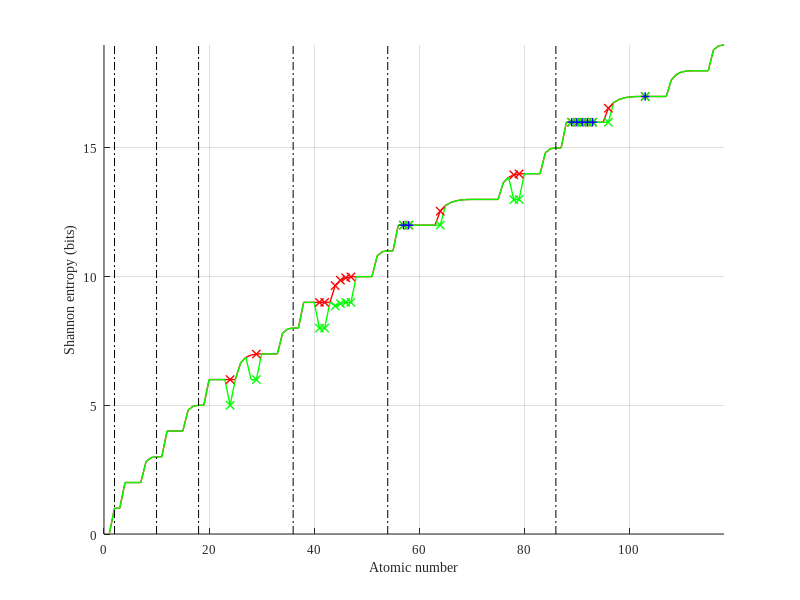

The MATLAB script that drew this image:
clear all

% Matlab script to calculate and draw chemical elements' entropy following Hund and Aufbau rule.
% Based on
% https://pubs.aip.org/aip/adv/article/13/10/105308/2915332/The-second-law-of-infodynamics-and-its
% https://www.researchgate.net/publication/374752685_Shannon_Entropy_of_Chemical_Elements

% (c) Szymon Lukaszyk
% licensed under MIT License
% email: szymon@patent.pl
% History
% v1: 16.10.2023 1st working version
% v2: 17.10.2023 code simplification
% v3: 18.10.2023 code simplification

s2 = log2(2);

p4 = 2*log2(2) - (3/4)*log2(3);
p5 = log2(5) - (3/5)*log2(3) - 2*log2(2)/5;

d6 = log2(6) - (5/6) *log2(5);
d7 = log2(7) - (5/7) *log2(5) - 2*log2(2)/7;
d8 = 3*log2(2) - (5/8) *log2(5) - 3*log2(3)/8;
d9 = log2(9) - (5/9) *log2(5) - 4*log2(4)/9;

f8 = 3*log2(2) - (7/8) *log2(7);
f9 = log2(9) - (7/9) *log2(7) - 2*log2(2)/9;
f10= log2(2)+log2(5)- (7/10)*log2(7) - 3*log2(3)/10;
f11= log2(11)- (7/11)*log2(7) - 4*log2(4)/11;
f12= log2(12)- (7/12)*log2(7) - 5*log2(5)/12;
f13= log2(13)- (7/13)*log2(7) - 6*log2(6)/13;

EL={
%Z,	'conf_act'		'conf_auf';
1,	0,				0,	        'none';
2,	s2,			    s2,	    '1st break';
3,	s2,	  		    s2,	    'none';
4,	2*s2,		    2*s2,	    'none';
5,	2*s2,			2*s2,	    'none';
6,	2*s2,			2*s2,	    'none';
7,	2*s2,			2*s2,	    'none';
8,	2*s2+p4,		2*s2+p4,	'none';
9,	2*s2+p5,		2*s2+p5,	'none';
10,	3*s2,			3*s2,	    '2nd break';
11,	3*s2,			3*s2,	    'none';
12,	4*s2,			4*s2,	    'none';
13,	4*s2,			4*s2,	    'none';
14,	4*s2,			4*s2,	    'none';
15,	4*s2,			4*s2,	    'none';
16,	4*s2+p4,		4*s2+p4,	'none';
17,	4*s2+p5,		4*s2+p5,	'none';
18,	5*s2,			5*s2,	    '3rd break';
19,	5*s2,			5*s2,	    'none';
20,	6*s2,			6*s2,	    'none';
21,	6*s2,			6*s2,	    'none';
22,	6*s2,			6*s2,	    'none';
23,	6*s2,			6*s2,	    'none';
24,	5*s2,			6*s2,	    'exc';
25,	6*s2,			6*s2,	    'none';
26,	6*s2+d6,		6*s2+d6,	'none';
27,	6*s2+d7,		6*s2+d7,	'none';
28,	5*s2+d9,		6*s2+d8,	'exc disp';
29,	6*s2,			6*s2+d9,	'exc';
30,	7*s2,			7*s2,	    'none';
31,	7*s2,			7*s2,	    'none';
32,	7*s2,			7*s2,	    'none';
33,	7*s2,			7*s2,	    'none';
34,	7*s2+p4,		7*s2+p4,	'none';
35,	7*s2+p5,		7*s2+p5,	'none';
36,	8*s2,			8*s2,	    '4th break';
37,	8*s2,			8*s2,	    'none';
38,	9*s2,			9*s2,	    'none';
39,	9*s2,			9*s2,	    'none';
40,	9*s2,			9*s2,	    'none';
41,	8*s2,			9*s2,	    'exc';
42,	8*s2,			9*s2,	    'exc';
43,	9*s2,			9*s2,	    'none';
44,	8*s2+d7,		9*s2+d6,	'exc';
45,	8*s2+d8,		9*s2+d7,	'exc';
46,	9*s2,			9*s2+d8,	'exc';
47,	9*s2,			9*s2+d9,	'exc';
48,	10*s2,			10*s2,	    'none';
49,	10*s2,			10*s2,	    'none';
50,	10*s2,			10*s2,	    'none';
51,	10*s2,			10*s2,	    'none';
52,	10*s2+p4,		10*s2+p4,	'none';
53,	10*s2+p5,		10*s2+p5,	'none';
54,	11*s2,			11*s2,	    '5th break';
55,	11*s2,			11*s2,	    'none';
56,	12*s2,			12*s2,	    'none';
57,	12*s2,			12*s2,	    'exc';
58,	12*s2,			12*s2,	    'exc';
59,	12*s2,			12*s2,	    'none';
60,	12*s2,			12*s2,	    'none';
61,	12*s2,			12*s2,	    'none';
62,	12*s2,			12*s2,	    'none';
63,	12*s2,			12*s2,	    'none';
64,	12*s2,			12*s2+f8,	'exc';
65,	12*s2+f9,		12*s2+f9,	'none';
66,	12*s2+f10,		12*s2+f10,	'none';
67,	12*s2+f11,		12*s2+f11,	'none';
68,	12*s2+f12,		12*s2+f12,	'none';
69,	12*s2+f13,		12*s2+f13,	'none';
70,	13*s2,			13*s2,	    'none';
71,	13*s2,			13*s2,	    'none';
72,	13*s2,			13*s2,	    'none';
73,	13*s2,			13*s2,	    'none';
74,	13*s2,			13*s2,	    'none';
75,	13*s2,			13*s2,	    'none';
76,	13*s2+d6,		13*s2+d6,	'none';
77,	13*s2+d7,		13*s2+d7,	'none';
78,	12*s2+d9,		13*s2+d8,	'exc';
79,	13*s2,			13*s2+d9,	'exc';
80,	14*s2,			14*s2,	    'none';
81,	14*s2,			14*s2,	    'none';
82,	14*s2,			14*s2,	    'none';
83,	14*s2,			14*s2,	    'none';
84,	14*s2+p4,		14*s2+p4,	'none';
85,	14*s2+p5,		14*s2+p5,	'none';
86,	15*s2,			15*s2,	    '6th break';
87,	15*s2,			15*s2,	    'none';
88,	16*s2,			16*s2,	    'none';
89,	16*s2,			16*s2,	    'exc';
90,	16*s2,			16*s2,	    'exc';
91,	16*s2,			16*s2,	    'exc';
92,	16*s2,			16*s2,	    'exc';
93,	16*s2,			16*s2,	    'exc';
94,	16*s2,			16*s2,	    'none';
95,	16*s2,			16*s2,	    'none';
96,	16*s2,			16*s2+f8,	'exc';
97,	16*s2+f9,		16*s2+f9,	'none';
98,	16*s2+f10,		16*s2+f10,	'none';
99,	16*s2+f11,		16*s2+f11,	'none';
100,16*s2+f12,		16*s2+f12,	'none';
101,16*s2+f13,		16*s2+f13,	'none';
102,17*s2,			17*s2,	    'none';
103,17*s2,			17*s2,	    'exc';
104,17*s2,			17*s2,	    'none';
105,17*s2,			17*s2,	    'predict';
106,17*s2,			17*s2,	    'predict';
107,17*s2,			17*s2,	    'predict';
108,17*s2+d6,		17*s2+d6,	'predict';
109,17*s2+d7,		17*s2+d7,	'predict';
110,17*s2+d8,		17*s2+d8,	'predict';
111,17*s2+d9,		17*s2+d9,	'predict';
112,18*s2,		    18*s2,	    'predict';
113,18*s2,		    18*s2,	    'predict';
114,18*s2,		    18*s2,	    'predict';
115,18*s2,		    18*s2,	    'predict';
116,18*s2+p4,		18*s2+p4,	'predict';
117,18*s2+p5,		18*s2+p5,	'predict';
118,19*s2,		    19*s2,	    'predict'}

for k=1:size(EL, 1)
  ZZ(k) = EL{k,1};
  HH(k) = EL{k,2};  
  HHH(k)= EL{k,3};
end  

figure
hold on
grid on
linew=1;
plot(ZZ,HHH, 'r','LineWidth',linew)
plot(ZZ,HH, 'g','LineWidth',linew)
%plot(NiLineZ,NiLineen, 'g:','LineWidth',linew)
set(gca,'FontName', 'Times New Roman')
set(gca,'FontSize', 9)
xlabel('Atomic number')
ylabel('Shannon entropy (bits)')
axis([0 118 0 19]) % bits

for k=1:size(EL, 1)
    if strcmp(EL{k,4}, 'exc')
        plot(ZZ(k), HHH(k),'rx','LineWidth',linew)
        plot(ZZ(k), HH(k),'gx','LineWidth',linew)        
        if   HH(k) == HHH(k)
          plot(ZZ(k), HH(k),'b+','LineWidth',linew)  
        end    
    end
end  

line([2   2], [0 19], 'Color',[0 0 0], 'LineStyle', '-.');
line([10 10], [0 19], 'Color',[0 0 0], 'LineStyle', '-.');
line([18 18], [0 19], 'Color',[0 0 0], 'LineStyle', '-.');
line([36 36], [0 19], 'Color',[0 0 0], 'LineStyle', '-.');
line([54 54], [0 19], 'Color',[0 0 0], 'LineStyle', '-.');
line([86 86], [0 19], 'Color',[0 0 0], 'LineStyle', '-.');

% simplified formulas verification
% Z S_act S_Auf H_act H_Auf
TabEx= [24  6 4 5 *log2(2)                         6*log2(2);
        28  2 2  log2(2^(37/9) * 3^2 * 5^(-5/9))   log2(2^9 * 3^(-3/8) * 5^(-5/8) );
        29	1 1 6 *log2(2)                         log2(2^(46/9) * 3^2 * 5^(-5/9));
        41  5 3 9 *log2(2)                         9*log2(2);
        42  6 4 9 *log2(2)                         9*log2(2);
        44	4 4 log2(2^(54/7) * 5^(-5/7) * 7 )     log2(2^10 * 3 * 5^(-5/6));        
        45  3 3 log2(2^11 * 3^(-3/8) * 5^(-5/8))   log2(2^(61/7) * 5^(-5/7) * 7);        
        46  0 2 9 *log2(2)                         log2(2^12 * 3^(-3/8) * 5^(-5/8) );
        47  1 1 9 *log2(2)                         log2(2^(73/9) * 3^2 * 5^(-5/9));
        57  1 1 12*log2(2)                         12*log2(2);
        58  2 2 12*log2(2)                         12*log2(2);
        64	8 6 12*log2(2)                         log2(2^15 * 7^(-7/8));
        78  2 2 log2(2^16 * 3^(-3/8) *5^(-5/8))    log2(2^16 * 3^(-3/8) * 5^(-5/8));
        79	1 1 13*log2(2)                         log2(2^(109/9) *3^2 * 5^(-5/9));
        89  1 1 16*log2(2)                         16*log2(2);
        90  2 2 16*log2(2)                         16*log2(2);
        91  3 3 16*log2(2)                         16*log2(2);
        92  4 4 16*log2(2)                         16*log2(2);
        93  5 5 16*log2(2)                         16*log2(2);
        96	8 6 16*log2(2)                         log2(2^(142/9) * 3^2 * 7^(-7/9));
        103 1 1 17*log2(2)                         17*log2(2)];
